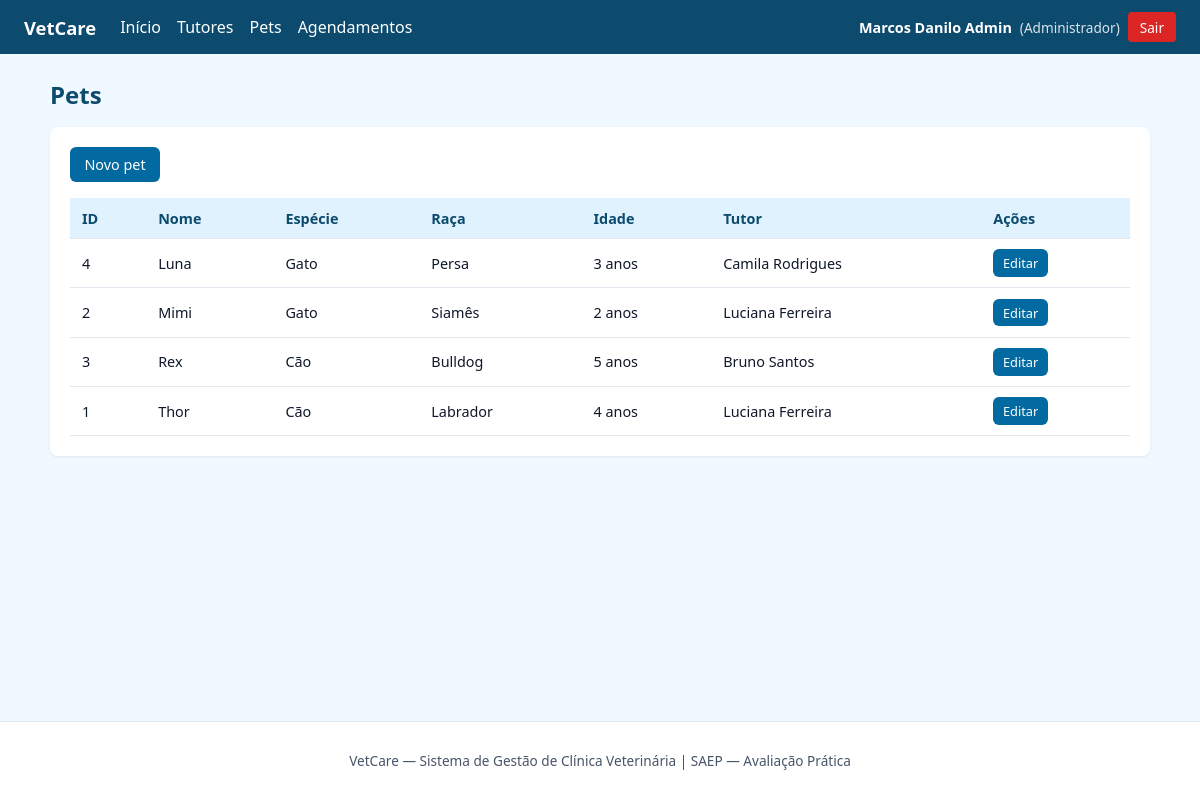
/sistema/pets/listar.php (signed in), run on the app's committed database.
### tables this page shows
CREATE TABLE pets (
  id INT AUTO_INCREMENT PRIMARY KEY,
  tutor_id INT NOT NULL,
  nome VARCHAR(80) NOT NULL,
  especie VARCHAR(40) NOT NULL,
  raca VARCHAR(60) NULL,
  idade INT NULL,
  CONSTRAINT fk_pets_tutor
    FOREIGN KEY (tutor_id) REFERENCES tutores(id)
    ON UPDATE CASCADE ON DELETE RESTRICT
);

CREATE TABLE tutores (
  id INT AUTO_INCREMENT PRIMARY KEY,
  nome VARCHAR(100) NOT NULL,
  cpf VARCHAR(255) NOT NULL COMMENT 'CPF criptografado AES-256-CBC',
  telefone VARCHAR(20) NULL,
  email VARCHAR(120) NULL
);

### sistema/pets/listar.php (the view, shortened to what this page needs)
<?php
require_once __DIR__ . "/../config/conexao.php";
$sql="SELECT p.id,p.nome,p.especie,p.raca,p.idade,t.nome AS tutor_nome FROM pets p INNER JOIN tutores t ON t.id=p.tutor_id ORDER BY p.nome";
$rows=$conn->query($sql);
require __DIR__ . "/../includes/header.php";
?>
<h1 class="page-title">Pets</h1>
<div class="card">
  <div class="toolbar"><a class="btn" href="cadastrar.php">Novo pet</a></div>
  <?php if ($rows->num_rows===0): ?><p class="empty">Nenhum pet cadastrado.</p>
  <?php else: ?>
  <table class="data">
    <thead><tr><th>ID</th><th>Nome</th><th>Espécie</th><th>Raça</th><th>Idade</th><th>Tutor</th><th>Ações</th></tr></thead>
    <tbody>
    <?php while ($p=$rows->fetch_assoc()): ?>
      <tr>
        <td><?= (int)$p["id"] ?></td>
        <td><?= htmlspecialchars($p["nome"]) ?></td>
        <td><?= htmlspecialchars($p["especie"]) ?></td>
        <td><?= htmlspecialchars($p["raca"]??"-") ?></td>
        <td><?= $p["idade"]!==null?(int)$p["idade"]." anos":"-" ?></td>
        <td><?= htmlspecialchars($p["tutor_nome"]) ?></td>
        <td><a class="btn btn-sm" href="editar.php?id=<?= (int)$p["id"] ?>">Editar</a></td>
      </tr>
    <?php endwhile; ?>
    </tbody>
  </table>
  <?php endif; ?>
</div>
<?php require __DIR__ . "/../includes/footer.php"; ?>

### sistema/css/style.css (style rules this page uses)
:root { --azul:#0c4a6e;--azul-m:#0369a1;--cinza:#475569;--fundo:#f0f9ff;--branco:#fff;--ok:#047857;--erro:#b91c1c;--borda:#e2e8f0 }
* { box-sizing:border-box }
body { margin:0;font-family:system-ui,-apple-system,Segoe UI,Roboto,sans-serif;background:var(--fundo);color:#0f172a;min-height:100vh;display:flex;flex-direction:column }
h1.page-title { margin:0 0 1rem;color:var(--azul);font-size:1.5rem }
.card { background:var(--branco);border-radius:8px;padding:1.25rem;box-shadow:0 1px 3px rgba(0,0,0,.08);margin-bottom:1.25rem }
.toolbar { display:flex;flex-wrap:wrap;gap:.75rem;align-items:center;margin-bottom:1rem }
.btn { display:inline-block;padding:.5rem .9rem;border-radius:6px;border:none;cursor:pointer;font-size:.9rem;text-decoration:none;color:#fff;background:var(--azul-m) }
.btn-sm { padding:.3rem .6rem;font-size:.8rem }
table.data { width:100%;border-collapse:collapse;font-size:.9rem }
table.data th,table.data td { padding:.65rem .75rem;text-align:left;border-bottom:1px solid var(--borda) }
table.data th { background:#e0f2fe;color:var(--azul);font-weight:600 }

### data on the page
pets: id "4", nome "Luna", especie "Gato", raca "Persa", idade "3", tutor.nome "Camila Rodrigues"
pets: id "2", nome "Mimi", especie "Gato", raca "Siamês", idade "2", tutor.nome "Luciana Ferreira"
pets: id "3", nome "Rex", especie "Cão", raca "Bulldog", idade "5", tutor.nome "Bruno Santos"
pets: id "1", nome "Thor", especie "Cão", raca "Labrador", idade "4", tutor.nome "Luciana Ferreira"

### other printed values
$u["nome"] "Marcos Danilo Admin"
$u["perfil"] "Administrador"
